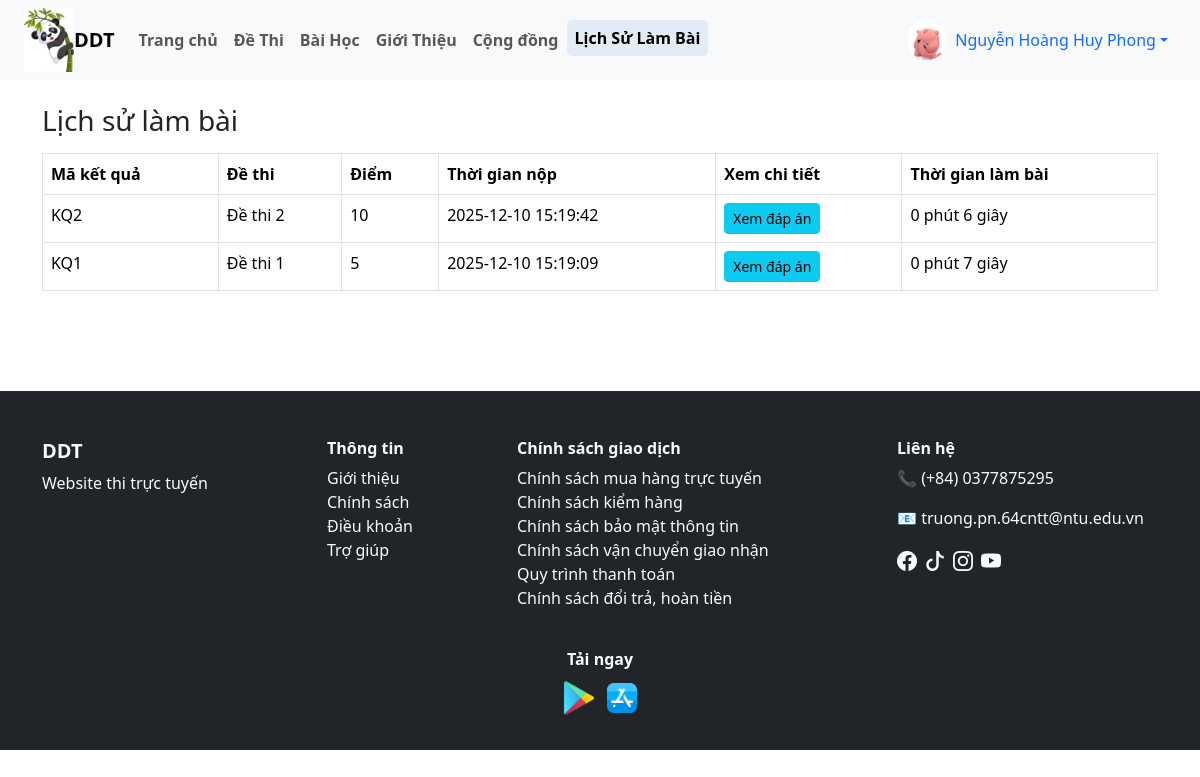
Page /user/lich_su_lam_bai.php (signed in) on the earlier database version.
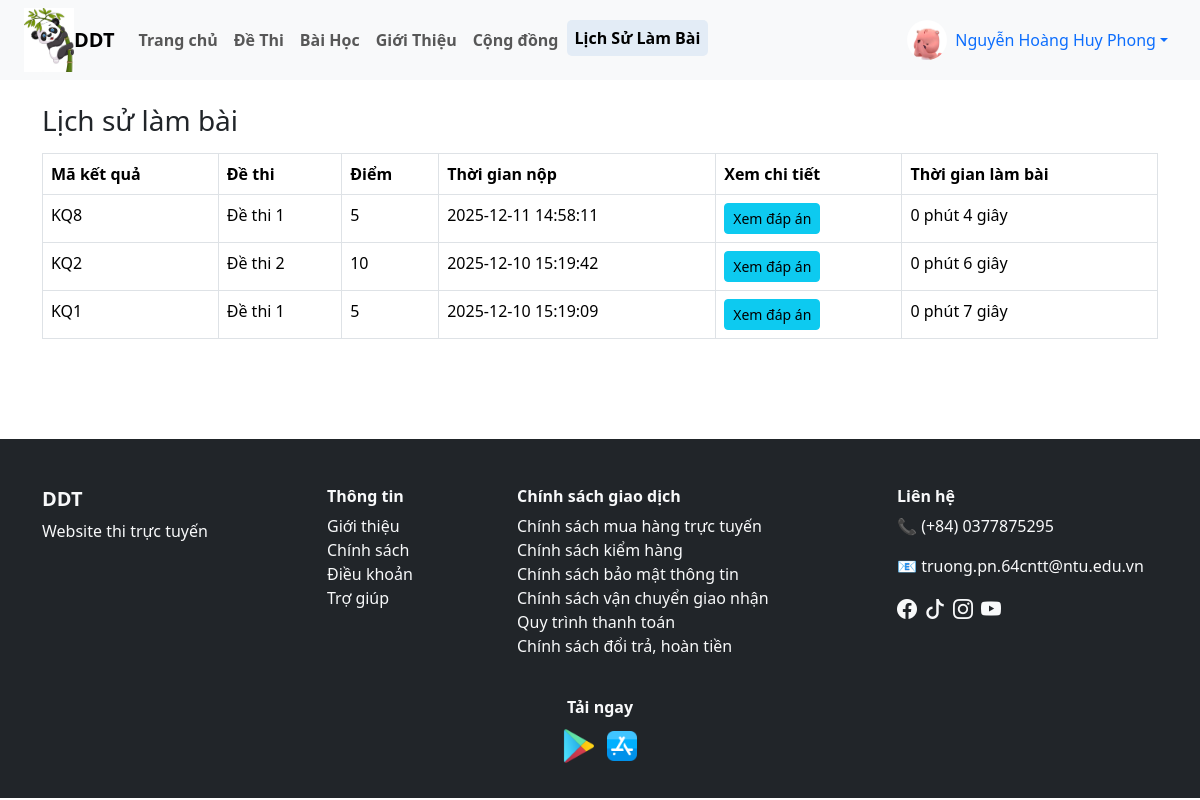
Same page on the later database version.
### tables this page shows
CREATE TABLE `ket_qua_thi` (
  `id` varchar(10) NOT NULL,
  `id_nguoi_dung` varchar(10) NOT NULL,
  `id_de_thi` varchar(10) NOT NULL,
  `diem_so` float DEFAULT NULL,
  `thoi_gian_nop` datetime DEFAULT current_timestamp(),
  `thoi_gian_bat_dau` datetime NOT NULL DEFAULT current_timestamp()
);

CREATE TABLE `de_thi` (
  `id` varchar(10) NOT NULL,
  `id_danh_muc` int(11) DEFAULT NULL,
  `ten_de_thi` varchar(255) NOT NULL,
  `mo_ta` text DEFAULT NULL,
  `thoi_gian` int(11) DEFAULT NULL,
  `id_bai_hoc` varchar(10) DEFAULT NULL,
  `thang_diem` int(11) DEFAULT 10,
  `ngay_tao` datetime DEFAULT current_timestamp()
);

### user/lich_su_lam_bai.php (the view, shortened to what this page needs)
<?php
include("./header.php");
$id_user = $_SESSION['user_id'];
$sql = "
    SELECT
        kq.id,
        kq.diem_so,
        kq.thoi_gian_nop,
        kq.thoi_gian_bat_dau,  -- thêm cột bắt đầu
        dt.ten_de_thi
    FROM ket_qua_thi kq
    JOIN de_thi dt ON kq.id_de_thi = dt.id
    WHERE kq.id_nguoi_dung = '$id_user'
    ORDER BY kq.thoi_gian_nop DESC
";
$result = mysqli_query($dbc, $sql);
?>
<div class="container my-4">
    <h3>Lịch sử làm bài</h3>
    <table class="table table-bordered mt-3 mb-5">
        <thead>
            <tr>
                <th>Mã kết quả</th>
                <th>Đề thi</th>
                <th>Điểm</th>
                <th>Thời gian nộp</th>
                <th>Xem chi tiết</th>
                <th>Thời gian làm bài</th>
            </tr>
        </thead>
        <tbody>
            <?php while ($row = mysqli_fetch_assoc($result)) {
                $thoi_gian_lam = "Chưa xác định";
                if (!empty($row['thoi_gian_bat_dau']) && !empty($row['thoi_gian_nop'])) {
                    $bat_dau = strtotime($row['thoi_gian_bat_dau']);
                    $nop = strtotime($row['thoi_gian_nop']);
                    $diff = $nop - $bat_dau;
                    $phut = floor($diff / 60);
                    $giay = $diff % 60;
                    $thoi_gian_lam = $phut . " phút " . $giay . " giây";
                }
            ?>
            <tr>
                <td><?= $row['id'] ?></td>
                <td><?= $row['ten_de_thi'] ?></td>
                <td><?= $row['diem_so'] ?></td>
                <td><?= $row['thoi_gian_nop'] ?></td>
                <td>
                    <a href="xem_dap_an.php?id_kq=<?= $row['id'] ?>" class="btn btn-info btn-sm">
                        Xem đáp án
                    </a>
                </td>
                <td><?= $thoi_gian_lam ?></td>
            </tr>
            <?php } ?>
        </tbody>
    </table>
</div>
<?php
include("./footer.php");
?>

Differences in the rows shown:
added ket_qua_thi: id "KQ8", id_de_thi.ten_de_thi "Đề thi 1", diem_so "5", thoi_gian_nop "2025-12-11 14:58:11", thoi_gian_lam "0 phút 4 giây"
